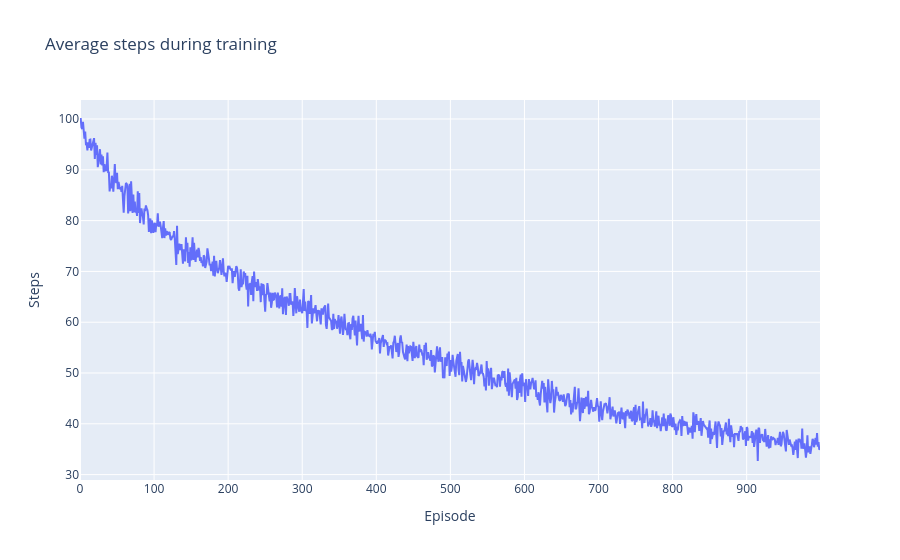

Notebook cell for this chart:
### Code cell
fig = go.Figure()
fig.add_trace(go.Scatter(y=steps_accumulated))
fig.update_layout(title="Average steps during training", xaxis_title="Episode", yaxis_title="Steps")
fig.show()

### Figure 1 — Plotly figure (JSON) as saved in the notebook; plotly's stock layout.template omitted (floating-point values rounded to 4 significant figures; data arrays with more than 128 entries replaced by an {"elided": "..."} marker saying what was removed)
{"data": [{"y": {"elided": "1000 float values"}, "type": "scatter"}], "layout": {"title": {"text": "Average steps during training"}, "xaxis": {"title": {"text": "Episode"}}, "yaxis": {"title": {"text": "Steps"}}}}
